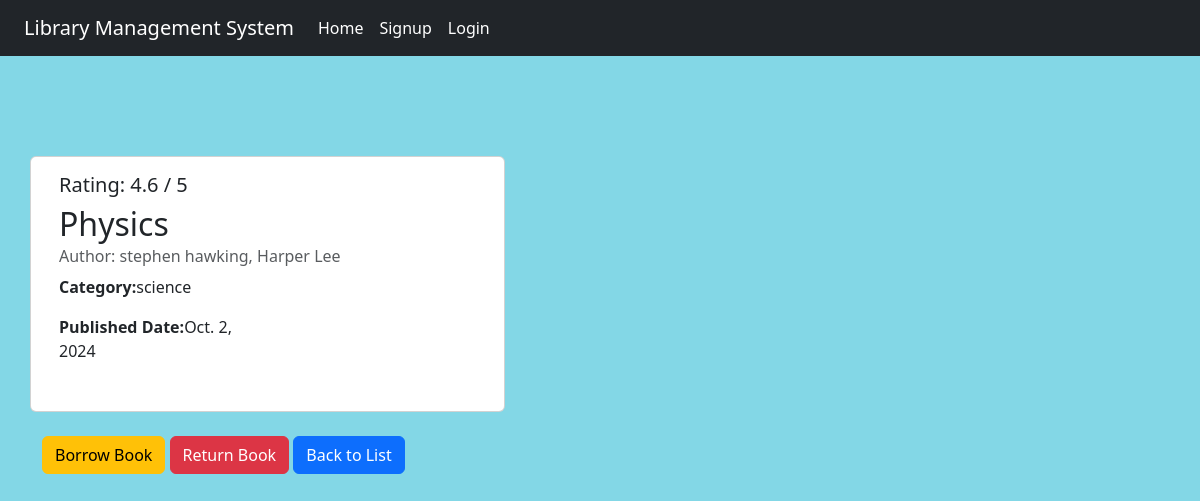
Screenshot of /book/3/ with the database file from the repository.
### library_app/models.py (models this page shows, shortened)
class BooKtable(models.Model):
    authors=models.ManyToManyField(Authortable)
    book_name=models.CharField(max_length=60)
    book_sr_no=models.IntegerField(unique=True)
    book_cate=models.CharField(max_length=70)
    book_published_year=models.DateField()
    rating=models.FloatField(validators=[MinValueValidator(0),MaxValueValidator(5)],default=0.0)

class Authortable(models.Model):
    author_name=models.CharField(max_length=50)
    def __str__(self):
        return self.author_name

### library_app/views.py (the view)
# urls.py: path('book/<int:pk>/',views.book_detail,name='book-detail'),
def book_detail(request,pk):
    book=BooKtable.objects.get(pk=pk)
    return render(request,'book_detail.html',{'book':book})

### library_app/templates/book_detail.html (shortened to what this page needs)
{% extends 'base.html' %}
{% load  static %}
{% block content %}
<div class="card col-sm-5">
    <div class="card-body">
        <h5>Rating: {{ book.rating }} / 5</h5>
        <h2 class="card-title">{{book.book_name}}</h2>
        <h6 class="card-subtitle mb-2 text-muted">Author: {{ book.authors.all|join:", " }}</h6>
        <div class="row mb-3">
            <div class="col-md-6">
                <p><strong>Category:</strong>{{book.book_cate}}</p>
                <p><strong>Published Date:</strong>{{book.book_published_year}}</p>
            </div>
        </div>
    </div>
</div>
        <div class="mt-4">
        {% if perms.library_app.edit_book %}
        <form action="{% url 'book-update' book.pk %}"  class="d-inline">
            {% csrf_token %}
            <input type="submit" class="btn btn-warning" value="Edit">
        </form>
        {% else %}
            <a href="{% url 'borrow_book' %}" class="btn btn-warning">Borrow Book</a>
            <a href="{% url 'book-list' %}" class="btn btn-danger">Return Book</a>
        {% endif %}
            <a href="{% url 'book-list' %}" class="btn btn-primary">Back to List</a>
        </div>
{% endblock content %}

### library_app/static/css/style.css (style rules this page uses)
body { background-color:rgb(131, 215, 230); }

### rows the page displays
BooKtable: rating "4.6", book_name "Physics", authors.all "stephen hawking, Harper Lee", book_cate "science", book_published_year "Oct. 2, 2024"
